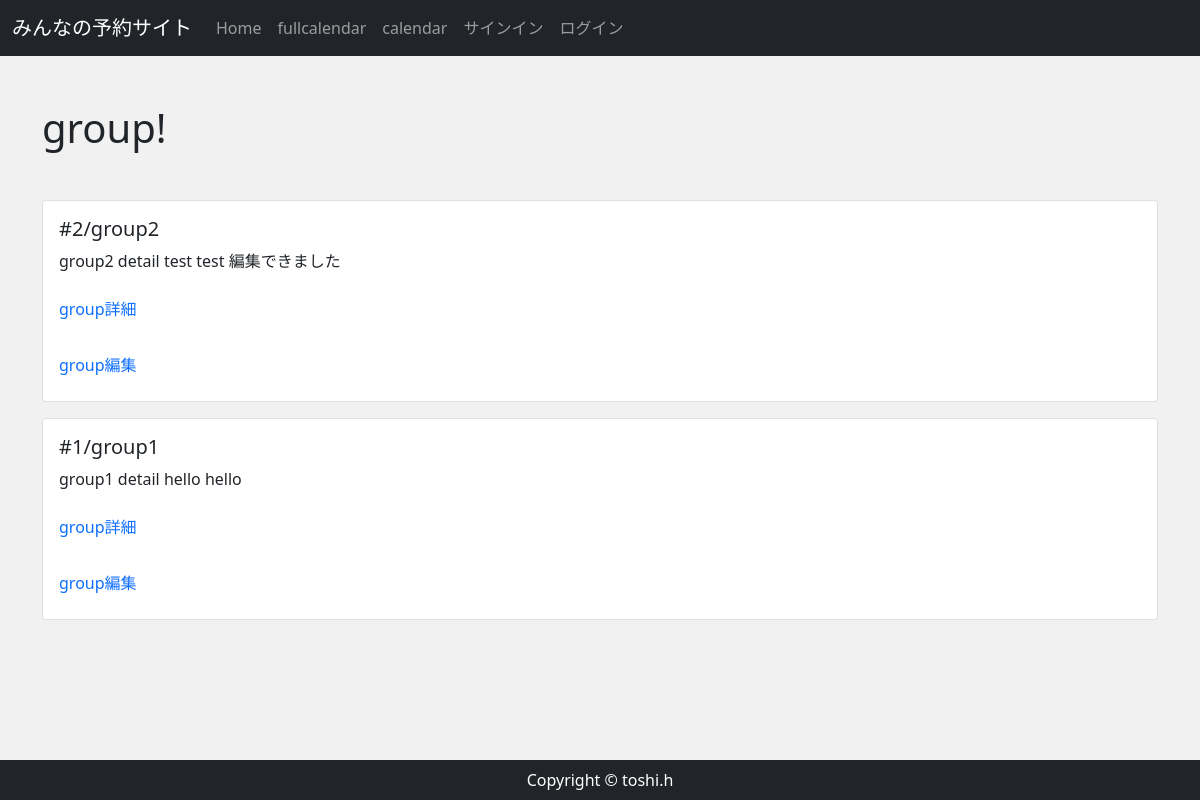
Before: /group/ with the older database file.
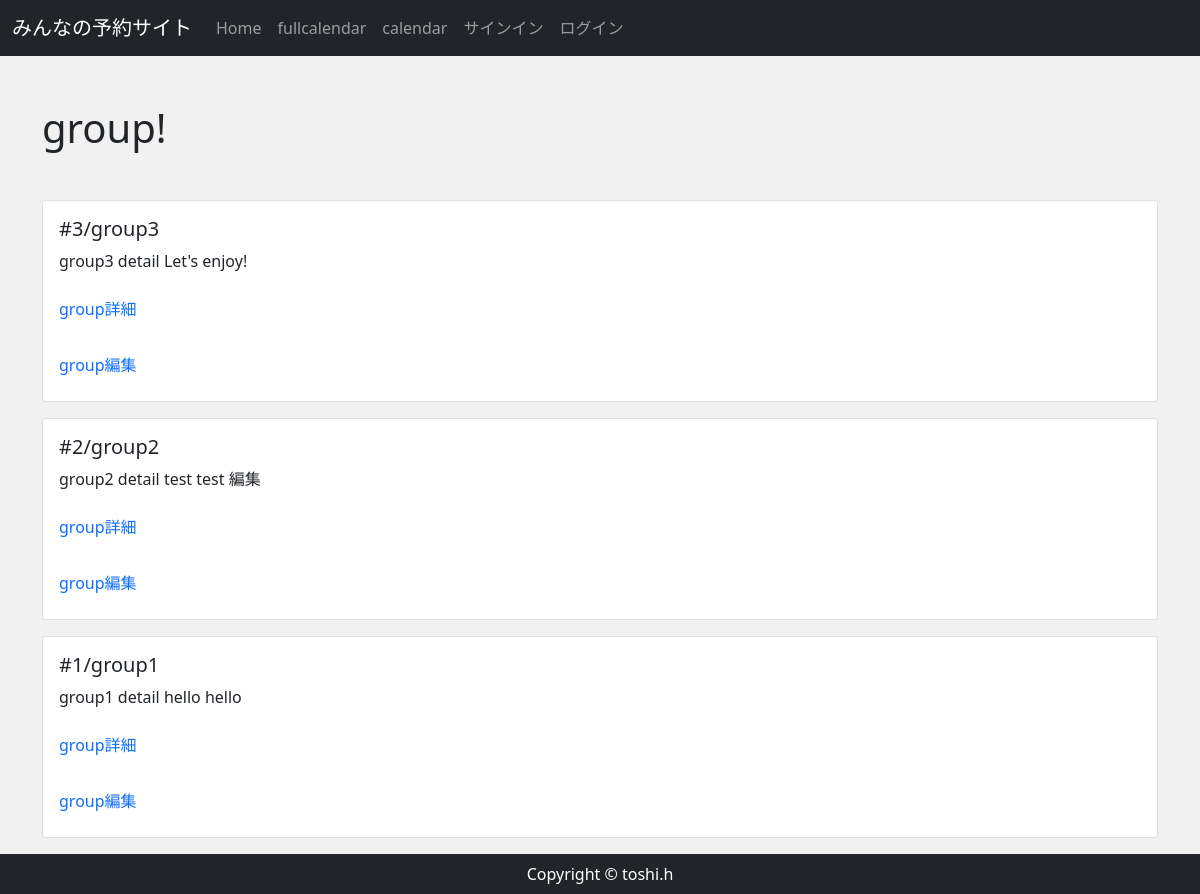
After: the same page with the newer database file.
### reservation/models.py (models this page shows, shortened)
class Group(models.Model):
    group_name = models.CharField(max_length=150)
    group_detail = models.TextField()
    group_owner = models.ForeignKey(
        StaffUser,
        unique=False,
        db_index=True,
        related_name='staff_user',
        on_delete=models.CASCADE
    )

### reservation/views.py (the view)
# urls.py: path('group/',views.GroupView.as_view(), name="group"),
class GroupView(View):
    def get(self, request, *args, **kwargs):
        group_data = Group.objects.order_by('-id') #新しいものから順番に並べる
        return render(request, 'reservation/group_index.html',{
            'group_data': group_data
        })

### reservation/templates/reservation/group_index.html (shortened to what this page needs)
{% extends 'reservation/base.html' %}
{% block content %}
    <div class="my-5">
        <h1>group!</h1>
    </div>
    {% for group in group_data %}
    <div class="card mb-3 col-lg-auto" style="">
        <div class="row no-gutters">
            <div class="col-md-8">
                <div class="card-body">
                    <h5 class="card-title">#{{ group.id }}/{{ group.group_name }}</h5>
                    <p class="card-text">{{ group.group_detail|truncatechars:100 }}</p>
                </div>
                <p><a href="{% url 'group_detail' group.pk  %} " class="nav-link">group詳細</a></p>
                <p><a href="{% url 'group_edit' group.pk  %} " class="nav-link">group編集</a></p>
            </div>
        </div>
    </div>
    {% endfor %}
{% endblock %}

Changed rows visible on the page:
added Group: id "3", group_name "group3", group_detail "group3 detail Let's enjoy!"
changed Group "group2": group_detail "group2 detail test test 編集できました" → "group2 detail test test 編集"
